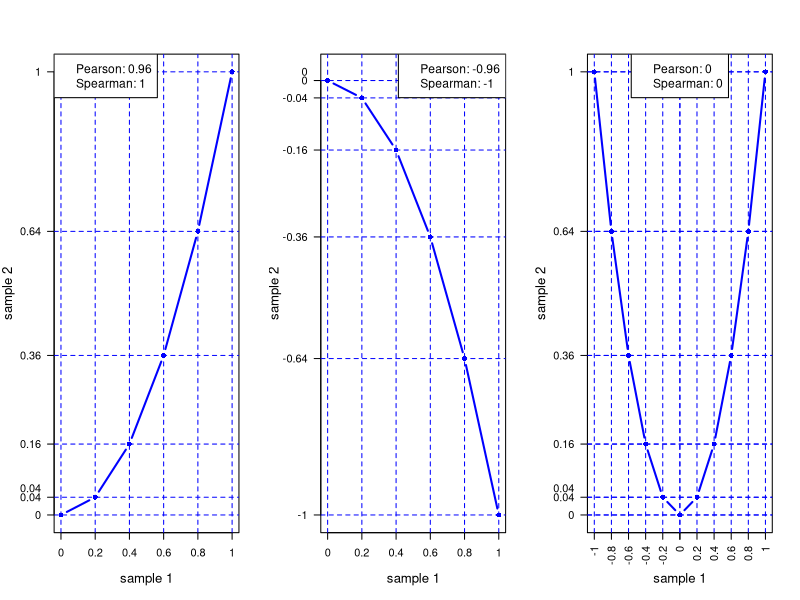

Here is the R script that generated this plot:
################################
### Examples of correlations ###
################################

# Creating two samples:
x <- seq(0,1,0.2)
y <- x**2
# The relationship between the samples x and y is not linear.


######### Computing correlations #########

### Computing Pearson correlations:
cor1_p <- cor(x=x, y=y, method="pearson")     # positive correlation
cor1_n <- cor(x=x, y=-1*y, method="pearson")  # negative correlation

### Computing Spearman correlations: # perfect correlations
cor2_p <- cor(x=x, y=y, method="spearman")    # positive correlation
cor2_n <- cor(x=x, y=-1*y, method="spearman") # negative correlation

cor1_0 <- cor(x=c(-1*rev(x),x), y=c(rev(y),y), method="pearson")  # no correlation
cor2_0 <- cor(x=c(-1*rev(x),x), y=c(rev(y),y), method="spearman") # no correlation

######### Visualizing the samples #########
png("Examples_of_correlations.png", width=16, height=5.5, 
    units="in", res=300, pointsize=22)
par(mfrow=c(1,3)) # creating three plots in a row
plot(x=x, y=y, type="b", lwd=2, col="blue", pch=16, ylim=c(0,1),
     xaxt="n", yaxt="n", ann=FALSE)
title(xlab="sample 1", ylab="sample 2", cex.lab=1.2)
axis(side=1, at=x, labels=x)
axis(side=2, at=y, labels=y, las=2)
axis(side=2, at=0.06, labels=0.04, tick=FALSE, las=2) # Add the label 0.04 separately due to lack of space.
abline(h=y, v=x, lty=2, col="blue")
legend("topleft", legend=c( paste0("Pearson: ",  round(cor1_p, digits=2)), 
                            paste0("Spearman: ", round(cor2_p, digits=2)) ),
       cex=1.1)

plot(x=x, y=-1*y, type="b", lwd=2, col="blue", pch=16,  ylim=c(-1,0.02),
     xaxt="n", yaxt="n", ann=FALSE)
title(xlab="sample 1", ylab="sample 2", cex.lab=1.2)
axis(side=1, at=x, labels=x)
axis(side=2, at=-1*y, labels=-1*y, las=2)
axis(side=2, at=0.02, labels=0, tick=FALSE, las=2)
abline(h=-1*y, v=x, lty=2, col="blue")
legend("topright", legend=c( paste0("Pearson: ",  round(cor1_n, digits=2)), 
                             paste0("Spearman: ", round(cor2_n, digits=2)) ),
       cex=1.1)

plot(x=c(-1*rev(x),x), y=c(rev(y),y), type="b", pch=16, lwd=2, col="blue", ylim=c(0,1),
     xaxt="n", yaxt="n", ann=FALSE)
title(xlab="sample 1", ylab="sample 2", cex.lab=1.2)
axis(side=1, at=c(-1*rev(x),x), labels=c(-1*rev(x),x), las=2)
axis(side=2, at=y, labels=y, las=2)
axis(side=2, at=0.06, labels=0.04, tick=FALSE, las=2)
abline(h=c(rev(y),y), v=c(-1*rev(x),x), lty=2, col="blue")
legend("top", legend=c( paste0("Pearson: ",  round(cor1_0, digits=2)), 
                        paste0("Spearman: ", round(cor2_0, digits=2)) ),
       cex=1.1)

graphics.off()

######### Reproducing Spearman-correlation "manually" #########

# Two samples:
x <- 1:5
y <- c(5,70,2,4,6)

print(x)
print(y)

# Calculating of correlations automatically:
cor(x=x, y=y, method="pearson")
cor(x=x, y=y, method="spearman")

# "Manual" calculation:
x_ranked <- x # because its elements are in increasing order
y_ranked <- order(y)
cor(x=x_ranked, y=y_ranked, method="pearson") # same as cor(x=x, y=y, method="spearman")